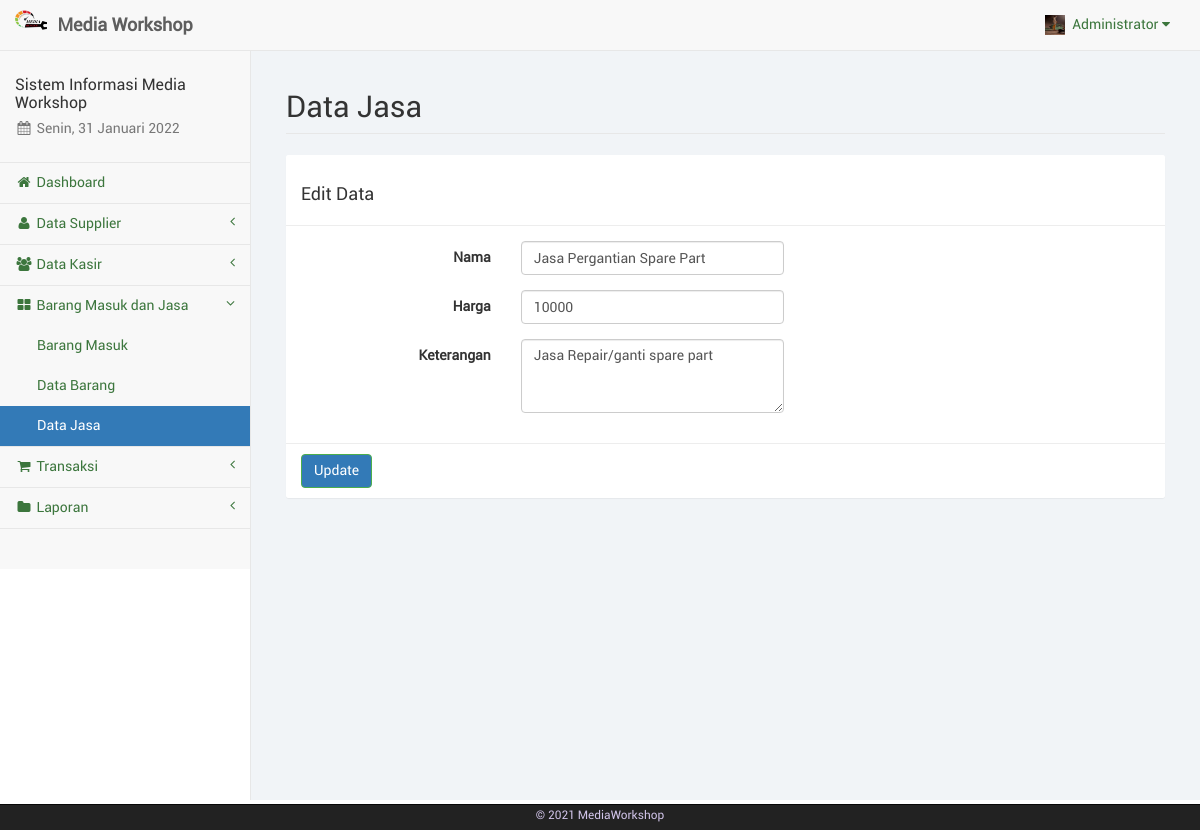
Screenshot of /jasa_edit.php?js=43 (signed in) with the database file from the repository.
### tables this page shows
CREATE TABLE `barangjasa` (
  `id_brg` int(11) NOT NULL,
  `nama` varchar(100) NOT NULL,
  `jenis` varchar(20) NOT NULL,
  `stok` varchar(10) NOT NULL,
  `harga` varchar(20) NOT NULL,
  `keterangan` text NOT NULL,
  `id_adm` int(11) NOT NULL
);

### jasa_edit.php (the view, shortened to what this page needs)
<?php
	include("sess_check.php");
	if(isset($_GET['js'])) {
		$sql = "SELECT * FROM barangjasa WHERE id_brg='". $_GET['js'] ."'";
		$ress = mysqli_query($conn, $sql);
		$data = mysqli_fetch_array($ress);
	}
	include("layout_top.php");
?>
		<div id="page-wrapper">
            <div class="container-fluid">
                <div class="row">
                    <div class="col-lg-12">
                        <h1 class="page-header">Data Jasa</h1>
                    </div>
                </div>
				<div class="row">
					<div class="col-lg-12"><?php include("layout_alert.php"); ?></div>
				</div>
				<div class="row">
					<div class="col-lg-12">
						<form class="form-horizontal" action="jasa_update.php" method="POST" enctype="multipart/form-data">
							<div class="panel panel-default">
								<div class="panel-heading"><h3>Edit Data</h3></div>
								<div class="panel-body">
									<div class="form-group">
										<label class="control-label col-sm-3">Nama</label>
										<div class="col-sm-4">
											<input type="text" name="nama" class="form-control" placeholder="Nama" value="<?php echo $data['nama'] ?>" required>
										</div>
									</div>
									<div class="form-group">
										<label class="control-label col-sm-3">Harga</label>
										<div class="col-sm-4">
											<input type="number" name="harga" min="0" class="form-control" placeholder="Harga" value="<?php echo $data['harga'] ?>"required>
										</div>
									</div>
									<div class="form-group">
										<label class="control-label col-sm-3">Keterangan</label>
										<div class="col-sm-4">
											<textarea name="keterangan" class="form-control" placeholder="Keterangan" rows="3" required><?php echo $data['keterangan'];?></textarea>
										</div>
									</div>
								</div>
								<div class="panel-footer">
									<button type="submit" name="perbarui" class="btn btn-success">Update</button>
								</div>
							</div>
						</form>
					</div>
				</div>
            </div>
        </div>
<?php
	include("layout_bottom.php");
?>

### rows the page displays
barangjasa: nama "Jasa Pergantian Spare Part", harga "10000", keterangan "Jasa Repair/ganti spare part"

### other values shown
$sess_admname "Administrator"
